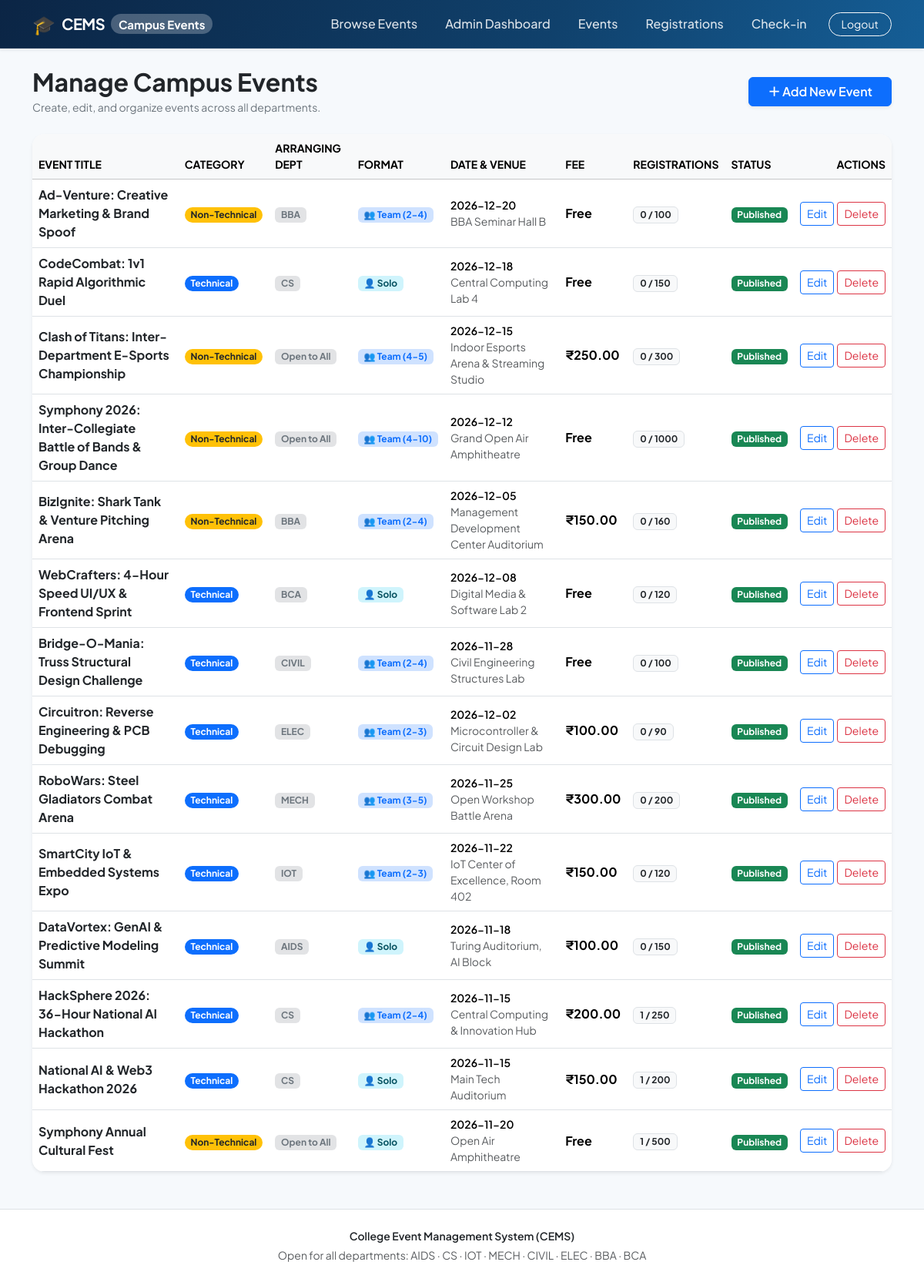
Screenshot of /admin/events (signed in) with the database file from the repository.
### app.py (models this page shows, shortened)
class Event(db.Model):
    id = db.Column(db.Integer, primary_key=True)
    title = db.Column(db.String(180), nullable=False)
    category = db.Column(db.String(30), nullable=False)  # Technical, Non-Technical
    department = db.Column(db.String(40), nullable=False)  # Arranging Department
    event_type = db.Column(db.String(20), default="Individual")  # Individual, Team
    min_team_size = db.Column(db.Integer, default=1)
    max_team_size = db.Column(db.Integer, default=1)
    event_date = db.Column(db.String(20), nullable=False)
    event_time = db.Column(db.String(30), default="")
    venue = db.Column(db.String(180), nullable=False)
    description = db.Column(db.Text, default="")
    deadline = db.Column(db.String(20), default="")
    fee = db.Column(db.Float, default=0)
    capacity = db.Column(db.Integer, default=100)
    poster = db.Column(db.String(255), default="")
    status = db.Column(db.String(20), default="Published")
    created_at = db.Column(db.DateTime, default=datetime.utcnow)
    @property
    def is_team_event(self):
        return self.event_type == "Team"
    @property
    def confirmed_count(self):
        return Registration.query.filter_by(event_id=self.id).count()

### app.py (the view)
@app.route("/admin/events")
@login_required("admin")
def admin_events():
    return render_template("admin_events.html", events=Event.query.order_by(Event.created_at.desc()).all())

### app.py (called while the page is built)
def login_required(role=None):
    def decorator(fn):
        @wraps(fn)
        def wrapped(*args, **kwargs):
            if not session.get("user_id"):
                flash("Please log in to continue.", "warning")
                return redirect(url_for("student_login" if role != "admin" else "admin_login"))
            if role and session.get("role") != role:
                abort(403)
            return fn(*args, **kwargs)
        return wrapped
    return decorator

def current_user():
    return db.session.get(User, session.get("user_id")) if session.get("user_id") else None

@app.context_processor
def inject_globals():
    return {
        "current_user": current_user(),
        "departments": DEPARTMENTS,
        "categories": CATEGORIES,
        "event_types": EVENT_TYPES
    }

### templates/admin_events.html (shortened to what this page needs)
{% extends "base.html" %}
{% block content %}
<div class="d-flex flex-wrap justify-content-between align-items-center mb-4">
  <div>
    <h1 class="h2 fw-bold text-dark mb-1">Manage Campus Events</h1>
    <p class="text-secondary small mb-0">Create, edit, and organize events across all departments.</p>
  </div>
  <a class="btn btn-primary fw-semibold shadow-sm px-4" href="{{ url_for('admin_event_form') }}">
    ＋ Add New Event
  </a>
</div>
<div class="card border-0 shadow-sm rounded-4 overflow-hidden mb-4">
  <div class="table-responsive">
    <table class="table table-hover align-middle mb-0">
      <thead class="table-light text-secondary small text-uppercase">
        <tr>
          <th>Event Title</th>
          <th>Category</th>
          <th>Arranging Dept</th>
          <th>Format</th>
          <th>Date &amp; Venue</th>
          <th>Fee</th>
          <th>Registrations</th>
          <th>Status</th>
          <th class="text-end">Actions</th>
        </tr>
      </thead>
      <tbody>
        {% for e in events %}
        <tr>
          <td>
            <a href="{{ url_for('event_detail', event_id=e.id) }}" class="fw-bold text-dark text-decoration-none">
              {{ e.title }}
            </a>
          </td>
          <td>
            <span class="badge {{ 'bg-primary' if e.category == 'Technical' else 'bg-warning text-dark' }} rounded-pill">
              {{ e.category }}
            </span>
          </td>
          <td>
            <span class="badge bg-secondary-subtle text-secondary">{{ e.department }}</span>
          </td>
          <td>
            {% if e.is_team_event %}
              <span class="badge bg-primary-subtle text-primary">
                👥 Team ({{ e.min_team_size }}-{{ e.max_team_size }})
              </span>
            {% else %}
              <span class="badge bg-info-subtle text-info-emphasis">👤 Solo</span>
            {% endif %}
          </td>
          <td>
            <div class="small fw-semibold">{{ e.event_date }}</div>
            <div class="text-muted small">{{ e.venue }}</div>
          </td>
          <td>
            <strong>{{ 'Free' if e.fee == 0 else '₹%.2f'|format(e.fee) }}</strong>
          </td>
          <td>
            <span class="badge bg-light text-dark border">
              {{ e.confirmed_count }} / {{ e.capacity }}
            </span>
          </td>
          <td>
            <span class="badge {{ 'bg-success' if e.status == 'Published' else ('bg-secondary' if e.status == 'Draft' else 'bg-danger') }}">
              {{ e.status }}
            </span>
          </td>
          <td class="text-end">
            <div class="d-inline-flex gap-1">
              <a class="btn btn-sm btn-outline-primary" href="{{ url_for('admin_event_form', event_id=e.id) }}">
                Edit
              </a>
              <form class="d-inline" method="POST" action="{{ url_for('admin_event_delete', event_id=e.id) }}" onsubmit="return confirm('Are you sure you want to delete or cancel this event?');">
                <button class="btn btn-sm btn-outline-danger">
                  Delete
                </button>
              </form>
            </div>
          </td>
        </tr>
        {% else %}
        <tr>
          <td colspan="9" class="text-center py-5 text-muted">No events configured yet.</td>
        </tr>
        {% endfor %}
      </tbody>
    </table>
  </div>
</div>
{% endblock %}

### static/style.css (style rules this page uses)
:root { --primary-color: #1268e8; --primary-dark: #0b2545; --primary-light: #eef5ff; --accent-color: #f59e0b; --bg-color: #f6f9fc; --card-bg: #ffffff; --text-main: #0f172a; --text-muted: #64748b; --border-color: #e2e8f0; --font-family: 'Plus Jakarta Sans', -apple-system, BlinkMacSystemFont, "Segoe UI", Roboto, sans-serif; }
body { background-color: var(--bg-color); color: var(--text-main); font-family: var(--font-family); min-height: 100vh; display: flex; flex-direction: column; -webkit-font-smoothing: antialiased; }

### rows the page displays
Event: title "Ad-Venture: Creative Marketing & Brand Spoof", category "Non-Technical", department "BBA", min_team_size "2", max_team_size "4", event_date "2026-12-20", venue "BBA Seminar Hall B", fee "Free", confirmed_count "0", capacity "100", status "Published"
Event: title "CodeCombat: 1v1 Rapid Algorithmic Duel", category "Technical", department "CS", event_type "👤 Solo", event_date "2026-12-18", venue "Central Computing Lab 4", fee "Free", confirmed_count "0", capacity "150", status "Published"
Event: title "Clash of Titans: Inter-Department E-Sports Championship", category "Non-Technical", department "Open to All", min_team_size "4", max_team_size "5", event_date "2026-12-15", venue "Indoor Esports Arena & Streaming Studio", fee "₹250.00", confirmed_count "0", capacity "300", status "Published"
Event: title "Symphony 2026: Inter-Collegiate Battle of Bands & Group Dance", category "Non-Technical", department "Open to All", min_team_size "4", max_team_size "10", event_date "2026-12-12", venue "Grand Open Air Amphitheatre", fee "Free", confirmed_count "0", capacity "1000", status "Published"
Event: title "BizIgnite: Shark Tank & Venture Pitching Arena", category "Non-Technical", department "BBA", min_team_size "2", max_team_size "4", event_date "2026-12-05", venue "Management Development Center Auditorium", fee "₹150.00", confirmed_count "0", capacity "160", status "Published"
Event: title "WebCrafters: 4-Hour Speed UI/UX & Frontend Sprint", category "Technical", department "BCA", event_type "👤 Solo", event_date "2026-12-08", venue "Digital Media & Software Lab 2", fee "Free", confirmed_count "0", capacity "120", status "Published"
Event: title "Bridge-O-Mania: Truss Structural Design Challenge", category "Technical", department "CIVIL", min_team_size "2", max_team_size "4", event_date "2026-11-28", venue "Civil Engineering Structures Lab", fee "Free", confirmed_count "0", capacity "100", status "Published"
Event: title "Circuitron: Reverse Engineering & PCB Debugging", category "Technical", department "ELEC", min_team_size "2", max_team_size "3", event_date "2026-12-02", venue "Microcontroller & Circuit Design Lab", fee "₹100.00", confirmed_count "0", capacity "90", status "Published"
Event: title "RoboWars: Steel Gladiators Combat Arena", category "Technical", department "MECH", min_team_size "3", max_team_size "5", event_date "2026-11-25", venue "Open Workshop Battle Arena", fee "₹300.00", confirmed_count "0", capacity "200", status "Published"
Event: title "SmartCity IoT & Embedded Systems Expo", category "Technical", department "IOT", min_team_size "2", max_team_size "3", event_date "2026-11-22", venue "IoT Center of Excellence, Room 402", fee "₹150.00", confirmed_count "0", capacity "120", status "Published"
Event: title "DataVortex: GenAI & Predictive Modeling Summit", category "Technical", department "AIDS", event_type "👤 Solo", event_date "2026-11-18", venue "Turing Auditorium, AI Block", fee "₹100.00", confirmed_count "0", capacity "150", status "Published"
Event: title "HackSphere 2026: 36-Hour National AI Hackathon", category "Technical", department "CS", min_team_size "2", max_team_size "4", event_date "2026-11-15", venue "Central Computing & Innovation Hub", fee "₹200.00", confirmed_count "1", capacity "250", status "Published"
Event: title "National AI & Web3 Hackathon 2026", category "Technical", department "CS", event_type "👤 Solo", event_date "2026-11-15", venue "Main Tech Auditorium", fee "₹150.00", confirmed_count "1", capacity "200", status "Published"
Event: title "Symphony Annual Cultural Fest", category "Non-Technical", department "Open to All", event_type "👤 Solo", event_date "2026-11-20", venue "Open Air Amphitheatre", fee "Free", confirmed_count "1", capacity "500", status "Published"
